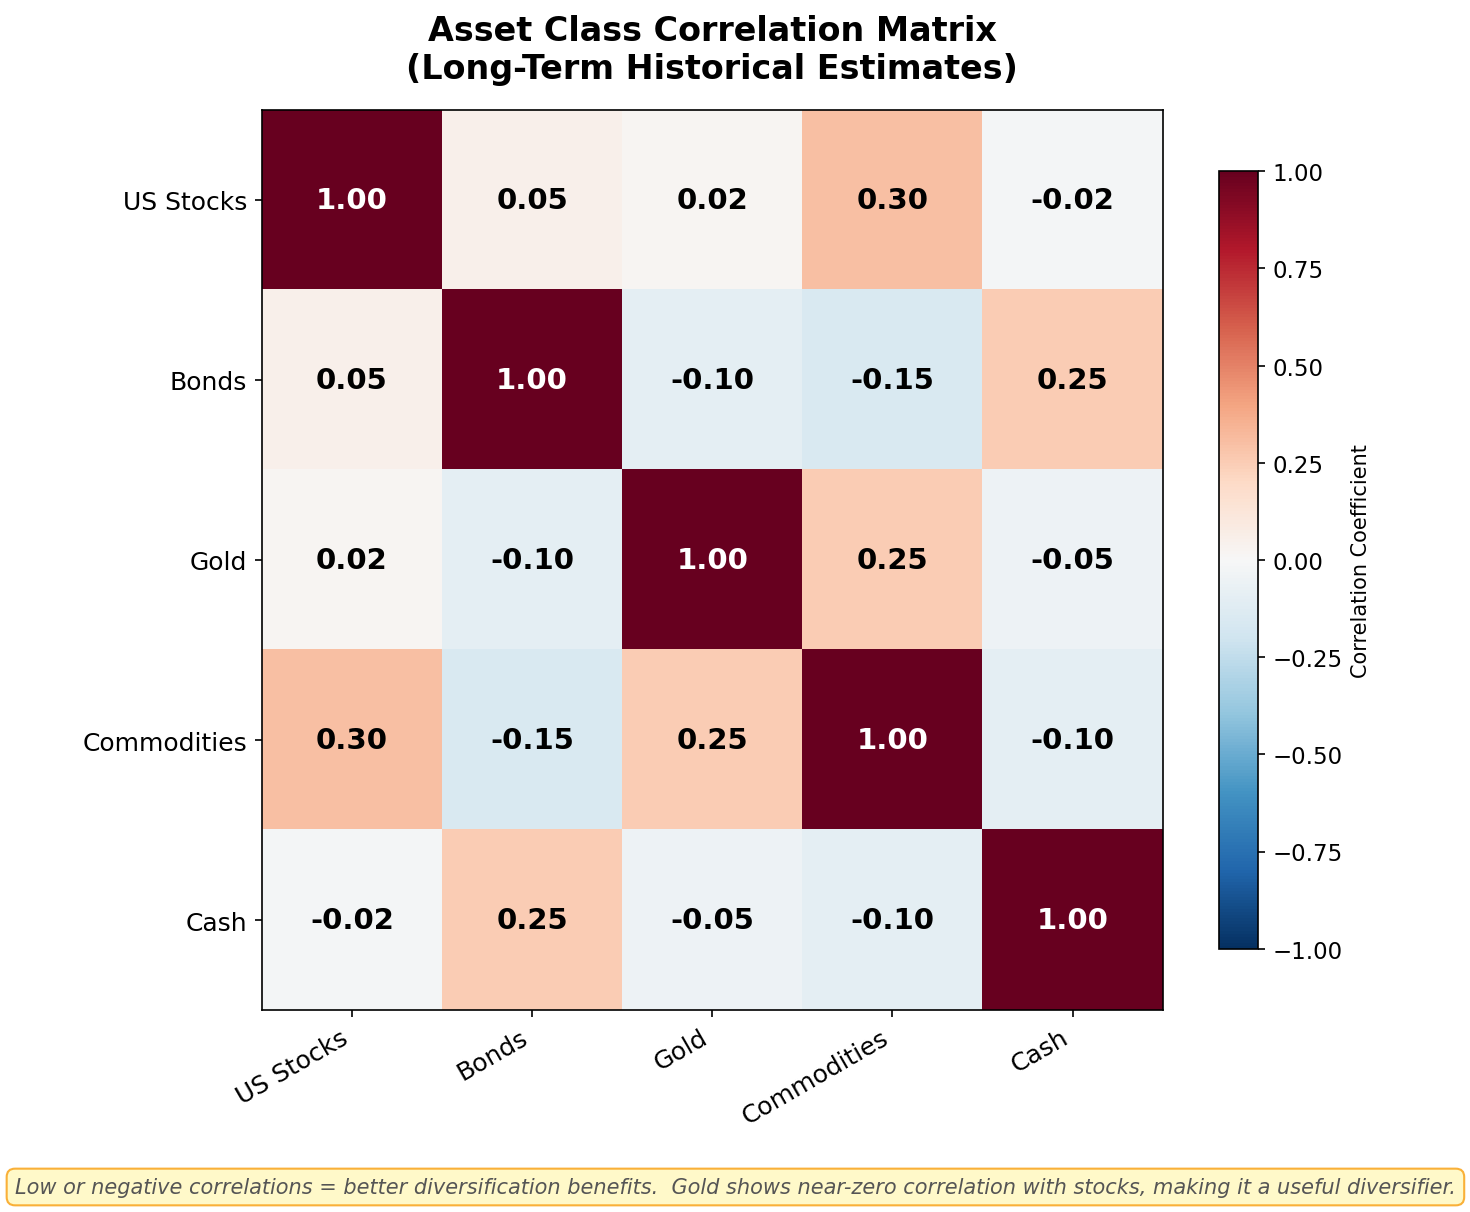

Source code (Python):
"""
Week 06: Asset Correlation Matrix Heatmap
==========================================
Correlation matrix heatmap showing how Stocks, Bonds, Gold, Commodities,
and Cash correlate with each other. Uses realistic long-term correlation
values to demonstrate diversification benefits (especially gold's low
correlation with other assets).

Output: week06_gold_correlation.png
"""

import matplotlib.pyplot as plt
import numpy as np

# --- Realistic long-term correlation data ---
assets = ["US Stocks", "Bonds", "Gold", "Commodities", "Cash"]
n = len(assets)

# Correlation matrix (symmetric, diagonal = 1.0)
# Values approximate long-term historical correlations
corr_matrix = np.array([
    [ 1.00,  0.05,  0.02,  0.30, -0.02],   # US Stocks
    [ 0.05,  1.00, -0.10, -0.15,  0.25],   # Bonds
    [ 0.02, -0.10,  1.00,  0.25, -0.05],   # Gold
    [ 0.30, -0.15,  0.25,  1.00, -0.10],   # Commodities
    [-0.02,  0.25, -0.05, -0.10,  1.00],   # Cash
])

# --- Create figure ---
fig, ax = plt.subplots(figsize=(9, 8))

# Create heatmap
cmap = plt.cm.RdBu_r  # Red-Blue diverging colormap (red = positive, blue = negative)
im = ax.imshow(corr_matrix, cmap=cmap, vmin=-1, vmax=1, aspect="equal")

# Add colorbar
cbar = fig.colorbar(im, ax=ax, shrink=0.8, label="Correlation Coefficient")
cbar.ax.tick_params(labelsize=11)

# Set tick labels
ax.set_xticks(range(n))
ax.set_yticks(range(n))
ax.set_xticklabels(assets, fontsize=12, rotation=30, ha="right")
ax.set_yticklabels(assets, fontsize=12)

# Add correlation values as text in each cell
for i in range(n):
    for j in range(n):
        val = corr_matrix[i, j]
        # Choose text color based on background intensity
        text_color = "white" if abs(val) > 0.5 else "black"
        ax.text(j, i, f"{val:.2f}", ha="center", va="center",
                fontsize=14, fontweight="bold", color=text_color)

# --- Formatting ---
ax.set_title("Asset Class Correlation Matrix\n(Long-Term Historical Estimates)",
             fontsize=16, fontweight="bold", pad=15)

# Add interpretation guide
fig.text(0.5, 0.01,
         "Low or negative correlations = better diversification benefits.  "
         "Gold shows near-zero correlation with stocks, making it a useful diversifier.",
         ha="center", fontsize=10, color="#555", style="italic",
         bbox=dict(boxstyle="round,pad=0.4", facecolor="#FFF9C4", edgecolor="#F9A825", alpha=0.9))

fig.tight_layout(rect=[0, 0.05, 1, 1])

# --- Save output ---
output_path = "B:/chanmainvest/tutorial/course/animation/week06_gold_correlation.png"
fig.savefig(output_path, dpi=150, bbox_inches="tight")
plt.close(fig)
print(f"Saved: {output_path}")
